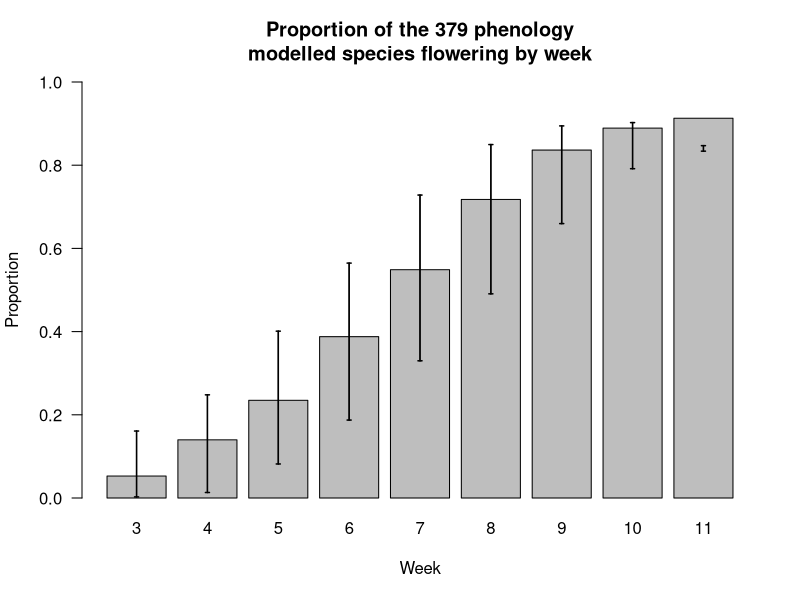

Reproduce this figure in R.
setwd('~/Documents/ManuSCript/script')

library(tidyverse)

weibs <- bind_rows(
  read.csv('../data/weibull_estimates.csv') %>% 
  mutate(Estimate = 'SubalpineOnly'), 
  read.csv('../data/weibull_estimates_mixed_montane.csv') %>% 
  mutate(Estimate = 'SubalpineMontane')
) %>% 
  arrange(taxon) %>% 
  filter(metric %in% c('tenth', 'ninety')) %>% 
  select(event, taxon, doy = DOY)

weibs <- split(weibs, f = list( weibs$taxon, weibs$event))
weibs <- lapply(weibs, function(x){data.frame(
  doy = as.matrix(
    seq(x$doy[1], x$doy[2])))})  %>% 
  bind_rows(.id = 'taxon')

bees <- read.csv('../data/Bombus_queen_observations_2015.csv') %>% 
  mutate(species = gsub('[.].*$', '', species)) %>% 
  select(year, week, species) %>% 
  group_by(species, week) %>% 
  tally() %>% 
  filter(! species %in% c('centralis', 'melanopygus', 'kirbiellus', 'unknown'))

#ggplot(bees, aes(x = n, y = species)) + 
#  geom_density_ridges()

weeks <- data.frame(
  week = rep(1:19, each = 7), 
  doy = 
    c(130:136, 137:143, 144:150, 151:157, 158:164, 165:171, 172:178, 179:185, 186:192, 
      193:199, 200:206, 207:213, 214:220, 221:227, 228:234, 235:241, 242:248, 249:255, 256:262)
    )

test <- left_join(weibs, weeks) %>% 
  distinct(taxon, week) %>% 
  filter(week %in% 3:11) %>% 
  separate(taxon,  c('taxon', 'estimate'), '[.]')

wkkly <- test %>% 
  group_by(week) %>% 
  filter(estimate == 'estimate') %>% 
  tally()
wkkly$prop <- wkkly$n / nrow(distinct(test, taxon))

wkklyLow <- test %>% 
  group_by(week) %>% 
  filter(estimate == 'low_ci') %>% 
  tally()
wkklyLow$prop <- wkklyLow$n / nrow(distinct(test, taxon))

wkklyHigh <- test %>% 
  group_by(week) %>% 
  filter(estimate == 'high_ci') %>% 
  tally()
wkklyHigh$prop <- wkklyHigh$n / nrow(distinct(test, taxon))

barCenters <- barplot(wkkly$prop, horiz = F, names.arg = 3:11, ylim = c(0,1), 
        yaxt = "n", xlab = 'Week', ylab = 'Proportion', 
        main = 'Proportion of the 379 phenology\nmodelled species flowering by week')
axis(side = 2, las = 2)

segments(x0 = barCenters, y0 = wkklyLow$prop, 
         x1 = barCenters, y1= wkklyHigh$prop)
arrows(x0 = barCenters, y0 = wkklyLow$prop, 
       x1 = barCenters, y1= wkklyHigh$prop, lwd = 1.5, angle = 90,
       code = 3, length = 0.02)

rm(weeks)
